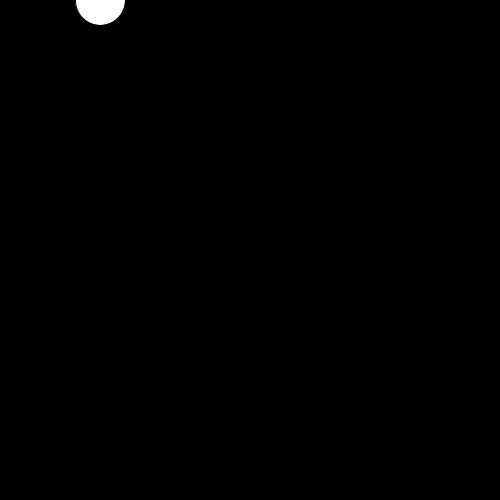
Frame 1 (no input)
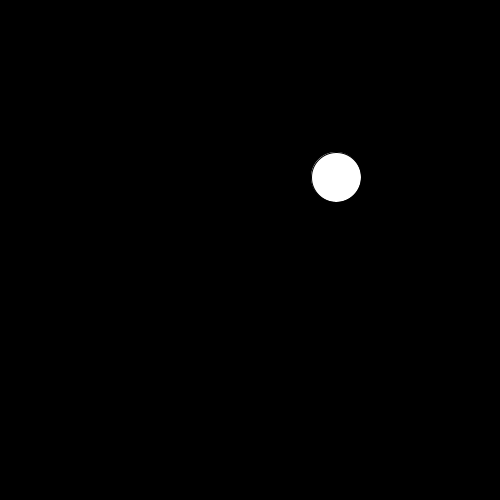
Frame 60 (the mouse pressed at the canvas centre just before this capture)
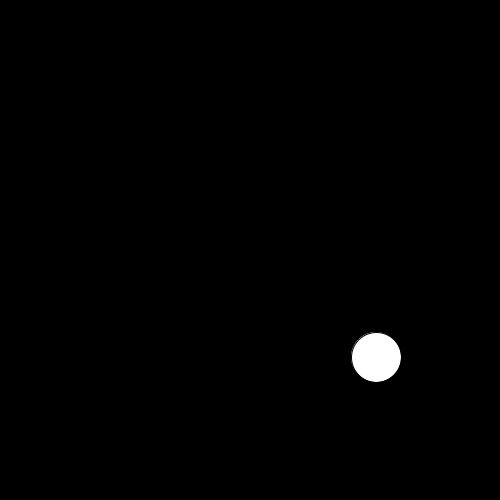
Frame 120 (the mouse held since frame 60 and released just before this capture)

The Processing sketch that drew these frames (run headless with seeded random() and noise(); from frame 60 on, the mouse is pressed at the canvas centre):

// Processing sketch: ball_moving_around
// ── ball_moving_around.pde
// In order to make "oscillating motion" :
// a value that "bounces" back and forth between
// two extremes, we need two variables.
float circleY = 0;
float speedY = 3;

float circleX = 100;
float speedX = 4;

void setup() {
  size(500, 500);
}

void draw() {
  background(0);
  
  circle(circleX, circleY, 50);
  
  
  
  circleY = circleY + speedY;
  circleX = circleX + speedX;
  
  if(circleY + 25 > height) { // If I hit bottom wall
    speedY = -abs(speedY);
  }
  if(circleY < 25) { // top wall
    speedY = abs(speedY);
  }
  
  if(circleX > width - 25) { // right wall
    speedX = -abs(speedX);
  }
  if(circleX - 25 < 0) { // left wall
    speedX = abs(speedX);
  }
  
  
}
